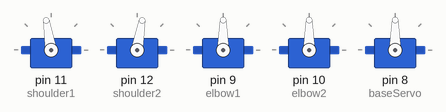
This sketch was run on a simulated Arduino Uno, built with avr-gcc and run on an emulated ATmega328P. Parts: 5 × servo.

Above: at 0.15 s.
At 1.3 s:
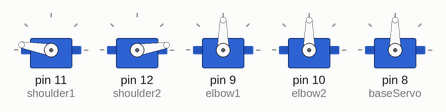
At 8.2 s:
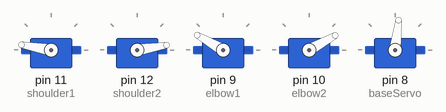
At 16.3 s:
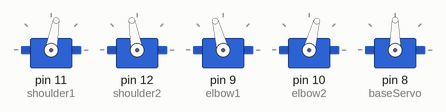
At 24.4 s:
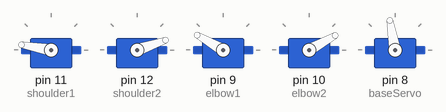
At 37.7 s:
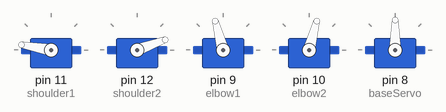
Timing chart, 0 to 40.0 s (numbered marks = the images above):
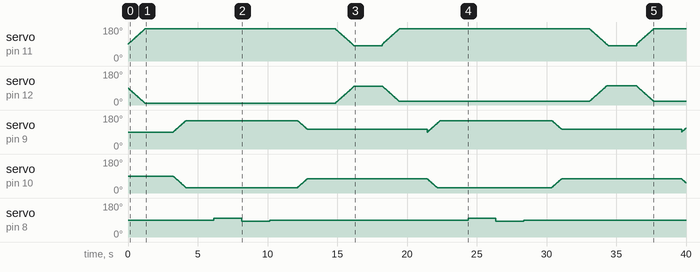

The sketch:

RoboArmCode.ino
```cpp
#include <Servo.h>
Servo shoulder1;
Servo shoulder2;

Servo elbow1;
Servo elbow2;

Servo baseServo;

int shoulder1Pos = 90;
int shoulder2Pos = 90;

int elbow1Pos = 90;
int elbow2Pos = 90;

int baseServoSignal = 90;

byte incomingByte;

String inputString;

void setup() {

  shoulder1.write(shoulder1Pos);
  shoulder2.write(shoulder2Pos);

  shoulder1.attach(11);
  shoulder2.attach(12);

  elbow1.write(elbow1Pos);
  elbow2.write(elbow2Pos);

  elbow1.attach(9);
  elbow2.attach(10);

  baseServo.attach(8);

  Serial.begin(9600);
}

void loop() {

  for (shoulder1Pos = 90; shoulder1Pos <= 170; shoulder1Pos += 1) {
    if(shoulder2Pos >= 10) {
      shoulder2Pos -= 1;
    }
    shoulder1.write(shoulder1Pos);
    shoulder2.write(shoulder2Pos);
    delay(15);
  }
  delay(2000);

  for (elbow1Pos = 90; elbow1Pos <= 150; elbow1Pos += 1) {
    if(elbow2Pos >= 30) {
      elbow2Pos -= 1;
    }
    elbow1.write(elbow1Pos);
    elbow2.write(elbow2Pos);
    delay(15);
  }
  delay(2000);

  baseServo.write(100);
  delay(2000);
  baseServo.write(83);
  delay(2000);
  baseServo.write(90);

  delay(2000);

  for (elbow1Pos = 150; elbow1Pos >= 105; elbow1Pos -= 1) {
    if(elbow2Pos <= 75) {
      elbow2Pos += 1;
    }

    elbow1.write(elbow1Pos);
    elbow2.write(elbow2Pos);
    delay(15);
  }
  delay(2000);

  for (shoulder1Pos = 170; shoulder1Pos >= 80; shoulder1Pos -= 1) {
    if(shoulder2Pos <= 100) {
      shoulder2Pos += 1;
    }

    shoulder1.write(shoulder1Pos);
    shoulder2.write(shoulder2Pos);
    delay(15);
  }
  delay(2000);

}
```

Measured:
- by itself, servo on pin 8 (baseServo): 90° → 100° at 6.2 s, → 83° 2.0 s later, → 90° 2.0 s later, → 100° 14.2 s later, … (6 changes in this stretch)
